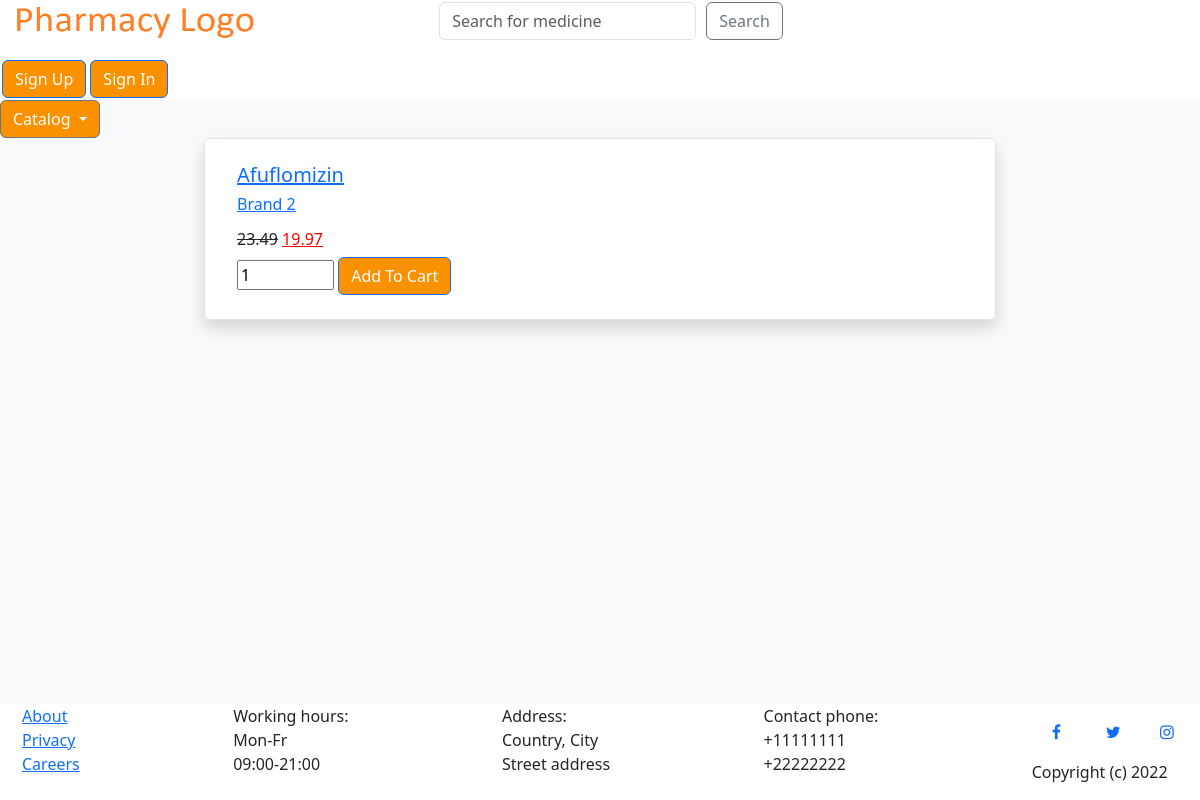
Page /shop/shop-eye-glasses on the committed database.
### products/models.py (models this page shows, shortened)
class Product(models.Model):
    id = models.AutoField(primary_key=True)
    title = models.CharField(max_length=100)
    description = models.TextField()
    price = models.DecimalField(max_digits=6, decimal_places=2)
    discount_percent = models.IntegerField(default=0, validators=PERCENTAGE_VALIDATOR, blank=True)
    discounted_price = models.DecimalField(max_digits=6, decimal_places=2, blank=True)
    picture = models.ImageField(blank=True, upload_to=product_image_dir)
    number_in_stock = models.IntegerField(default=0)
    category = models.CharField(max_length=100, choices=product_categories, default='flu')
    brand = models.CharField(max_length=100, choices=brands, default='choose_brand')

### shop/views.py (the view)
# urls.py: path('shop-eye-glasses', ShopEyeGlassesView.as_view(), name='shop-eye-glasses'),
class ShopEyeGlassesView(ListView):
    model = Product
    template_name = 'shop/shop-eye-glasses.html'
    context_object_name = 'products'
    ordering = ['title']
    paginate_by = 2
    def get_queryset(self, **kwargs):
        query = super().get_queryset(**kwargs)
        return query.filter(category='eye_glasses')

### shop/templates/shop/shop-eye-glasses.html (shortened to what this page needs)
{% extends "shop/shop-home.html" %}
{% block title %}
<head>
</head>
{% endblock %}

### shop/templates/shop/shop-home.html (shortened to what this page needs)
{% extends "shop/shop-base.html" %}
{% block title %}
{% load static %}
{% endblock %}
{% block content %}
<body>
  {% for product in products %}
  <div class="row">
      <div class="col-lg-8 mx-auto">
          <ul class="list-group shadow">
              <li class="list-group-item">
                  <div class="media align-items-lg-center flex-column flex-lg-row p-3">
                      <div class="media-body order-2 order-lg-1">
                        <h5><a class="mr-2" href="{% url 'product-detail' product.id %}">{{product.title}}</a></h5>
                          {% if product.get_brand_display != '' %}
                            <h6><a class="mr-2" href="{% url 'shop-brand' product.brand %}">{{product.get_brand_display}}</a></h6>
                          {% else %}
                            <br>
                          {% endif %}
                          <div class="d-flex align-items-center justify-content-between mt-1">
                              <h6 class="font-weight-bold my-2">
                                {% if product.price > product.discounted_price %}
                                  <del>{{product.price}}</del>
                                  <ins style="color:red">{{product.discounted_price}}</ins>
                                {% else %}
                                    {{product.price}}
                                {% endif %}
                              </h6>
                          </div>
                      </div>
                      {% if product.number_in_stock == 0 %}
                        <p>Out of stock</p>
                      {% else %}
                        <input type="number" step="1" min="0" max="{{product.number_in_stock}}" value="1" name="medicine_qty" class="quantity-field" id="product{{product.id}}-quantity">
                        <button data-product={{product.id}} data-action="add" class="btn btn-outline-primary add-btn update-cart">Add To Cart</button>
                      {% endif %}
                  </div>
              </li>
          </ul>
      </div>
  </div>
  {% endfor %}
</body>
{% endblock %}

### main_site/static/site_main.css (style rules this page uses)
.btn:hover, .btn:not( .btn-outline-secondary, .btn-outline-danger, .btn-outline-danger:hover, .btn-link, .btn-link:hover, #checkout_btn, #checkout_btn:hover ) { background-color: rgb(249, 145, 0); color: white; }

### rows in the picture
Product: title "Afuflomizin", brand "Brand 2", price "23.49", discounted_price "19.97"
